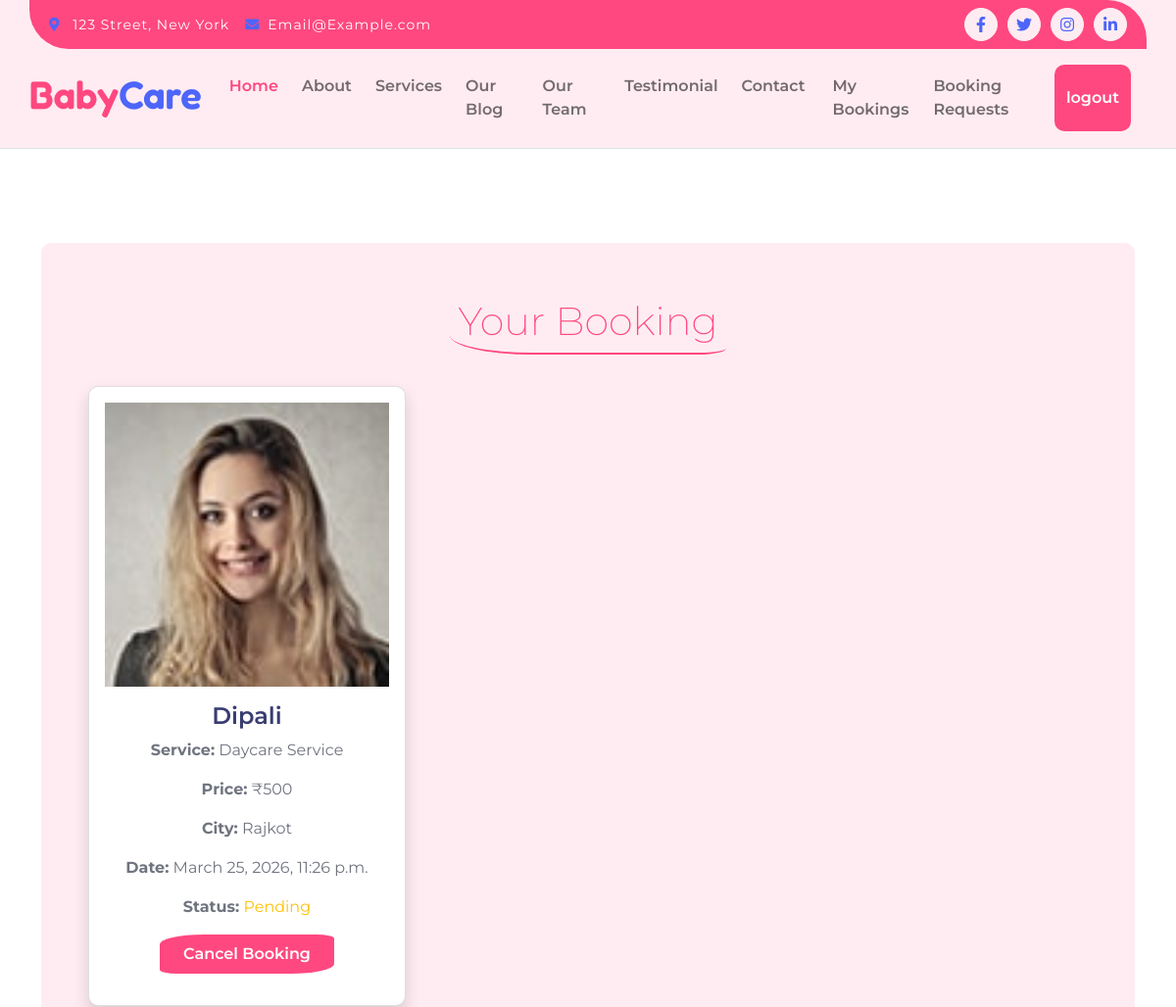
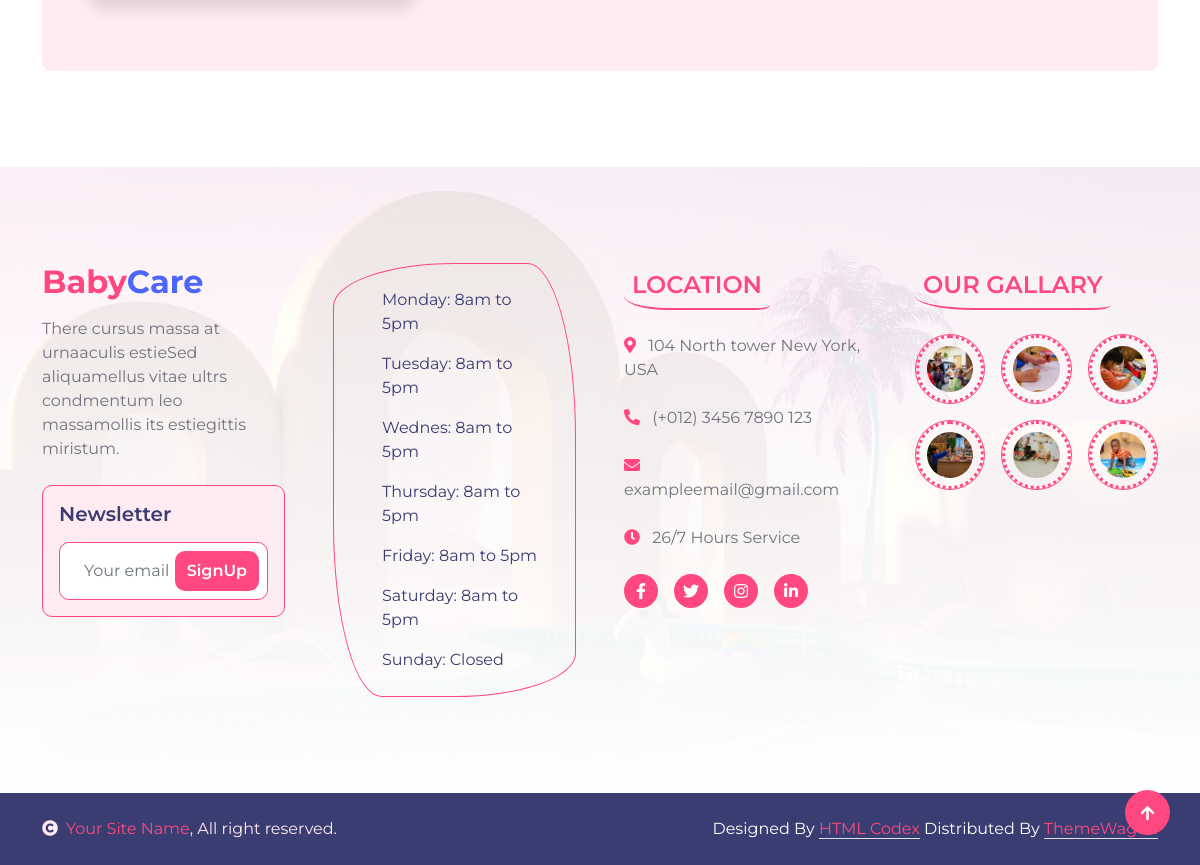
/your_bookings/ (signed in), run on the app's committed database (2 pictures, top to bottom).
### app1/models.py (models this page shows, shortened)
class book(models.Model):
    parent=models.ForeignKey(parent,on_delete=models.CASCADE)
    book_email=models.EmailField()
    service_provider=models.ForeignKey(service_provider,on_delete=models.CASCADE)
    book_mobile=models.IntegerField()
    book_price=models.IntegerField()
    book_state=models.CharField(max_length=50)
    book_city=models.CharField(max_length=50)
    book_pincode=models.IntegerField()
    book_address=models.TextField()
    transaction=models.CharField(blank=True, null=True)
    datetime=models.DateTimeField()

class service_provider(models.Model):
    name=models.CharField(max_length=50)
    pro_password=models.CharField(max_length=50, null=True)
    pro_email=models.CharField(null=True)
    pro_address=models.TextField(null=True)
    experience=models.IntegerField()
    age=models.IntegerField()
    photo=models.ImageField(upload_to='provider_images')
    service=models.ForeignKey(service,on_delete=models.CASCADE)
    pro_price=models.IntegerField()

class service(models.Model):
    title=models.CharField(max_length=50)
    description=models.TextField()
    img=models.ImageField(upload_to='service_images')

### app1/views.py (the view)
# urls.py: path('your_bookings/', your_bookings, name='your_bookings'),
def your_bookings(request):
    if 'login' in request.session:
        parent_data = parent.objects.get(email=request.session['login'])
        bookings = book.objects.filter(parent=parent_data)
        return render(request, 'booking.html', {'bookings': bookings})
    else:
        return redirect('login')

### app1/templates/booking.html (shortened to what this page needs)
{% extends 'nav.html' %}
{% load static %}
{% block content %}
        <div class="container-fluid py-5">
            <div class="container py-5">
                <div class="p-5 bg-light rounded">
                    <div class="mx-auto text-center wow fadeIn" data-wow-delay="0.1s" style="max-width: 700px;">
                        <h1 class="text-primary mb-4 border-bottom border-primary border-2 d-inline-block p-2 title-border-radius">Your Booking</h1>
                    </div>
                    <div class="row">
                    {% for i in bookings %}
                    <div class="col-lg-4 mb-4">
                    <div class="card p-3 shadow text-center">
                        <img src="{{ i.service_provider.photo.url }}" class="img-fluid mb-3">
                        <h4>{{ i.service_provider.name }}</h4>
                        <p><b>Service:</b> {{ i.service_provider.service.title }}</p>
                        <p><b>Price:</b> ₹{{ i.book_price }}</p>
                        <p><b>City:</b> {{ i.book_city }}</p>
                        <p><b>Date:</b> {{ i.datetime }}</p>
                        <p><b>Status:</b> {% if i.transaction == 'True' %}
                                            <span class="text-success">Confirmed</span>
                                        {% elif i.transaction == 'False' %}
                                            <span class="text-danger">Cancelled</span>
                                        {% else %}
                                            <span class="text-warning">Pending</span>
                                        {% endif %}</p>
                    <div class="text-center"> <a href="{% url 'cancel_booking' i.id %}" class="btn btn-primary text-white px-4 py-2 mb-3 btn-border-radius">Cancel Booking</a> </div>
                    </div>
                </div>
                {% empty %}
                <p class="text-center">No bookings found</p>
                {% endfor %}
                </div>
                </div>
            </div>
        </div>
{% endblock content%}

### app1/static/css/styles.css (style rules this page uses)
h1, h2, h3, .h1, .h2, .h3 { font-weight: 200; font-family: 'Montserrat', sans-serif; }
h4, h5, h6, .h4, .h5, .h6 { font-weight: 600; font-family: 'Montserrat', sans-serif; }
.wow, .animated { animation-duration: 2s !important; }
.btn { font-weight: 600; transition: .5s; }
.btn.btn-primary { border: 0; color: var(--bs-white); }
.btn-border-radius { border-radius: 25% 10%; }
.title-border-radius { border-radius: 10% 30%; }

### data on the page
book: service_provider.photo (picture), service_provider.name "Dipali", service_provider.service "Daycare Service", book_price "500", book_city "Rajkot", datetime "March 25, 2026, 11:26 p.m.", transaction "Pending"
